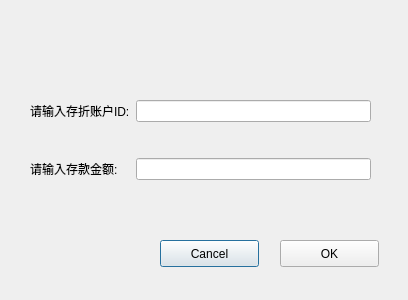
<?xml version="1.0" encoding="UTF-8"?>
<ui version="4.0">
 <class>DepositDialog</class>
 <widget class="QDialog" name="DepositDialog">
  <property name="geometry">
   <rect>
    <x>0</x>
    <y>0</y>
    <width>408</width>
    <height>300</height>
   </rect>
  </property>
  <property name="windowTitle">
   <string>Dialog</string>
  </property>
  <widget class="QPushButton" name="cancel">
   <property name="geometry">
    <rect>
     <x>160</x>
     <y>240</y>
     <width>99</width>
     <height>27</height>
    </rect>
   </property>
   <property name="text">
    <string>Cancel</string>
   </property>
  </widget>
  <widget class="QPushButton" name="confirm">
   <property name="geometry">
    <rect>
     <x>280</x>
     <y>240</y>
     <width>99</width>
     <height>27</height>
    </rect>
   </property>
   <property name="text">
    <string>OK</string>
   </property>
  </widget>
  <widget class="QWidget" name="">
   <property name="geometry">
    <rect>
     <x>30</x>
     <y>70</y>
     <width>341</width>
     <height>141</height>
    </rect>
   </property>
   <layout class="QGridLayout" name="gridLayout">
    <item row="0" column="0">
     <widget class="QLabel" name="label">
      <property name="text">
       <string>请输入存折账户ID:</string>
      </property>
     </widget>
    </item>
    <item row="0" column="1">
     <widget class="QLineEdit" name="id"/>
    </item>
    <item row="1" column="0">
     <widget class="QLabel" name="label_2">
      <property name="text">
       <string>请输入存款金额:</string>
      </property>
     </widget>
    </item>
    <item row="1" column="1">
     <widget class="QLineEdit" name="money"/>
    </item>
   </layout>
  </widget>
 </widget>
 <resources/>
 <connections/>
</ui>
